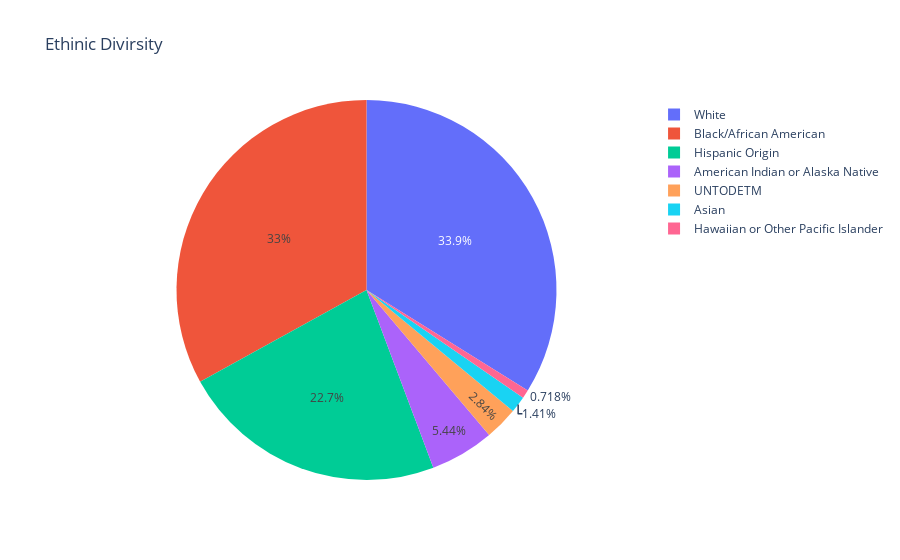

Notebook code for this chart:
### Code cell
USA[['AMIAKN','ASIAN','BLKAFRAM','HAWAIIPI','WHITE','UNTODETM','HISORGIN']].sum()
labels=['American Indian or Alaska Native','Asian ','Black/African American','Hawaiian or Other Pacific Islander','White','UNTODETM','Hispanic Origin']
values=USA[['AMIAKN','ASIAN','BLKAFRAM','HAWAIIPI','WHITE','UNTODETM','HISORGIN']].sum().tolist()
fig = go.Figure(data=[go.Pie(labels=labels, values=values)])
fig.update_layout(title="Ethinic Divirsity ")
fig.write_html(path+'adopt-race.html')
fig.show()

### Figure 1 — Plotly figure (JSON) as saved in the notebook; plotly's stock layout.template omitted (floating-point values rounded to 4 significant figures)
{"data": [{"labels": ["American Indian or Alaska Native", "Asian ", "Black/African American", "Hawaiian or Other Pacific Islander", "White", "UNTODETM", "Hispanic Origin"], "type": "pie", "values": [32460, 8380, 196967, 4281, 201992, 16937, 135377]}], "layout": {"title": {"text": "Ethinic Divirsity "}}}
